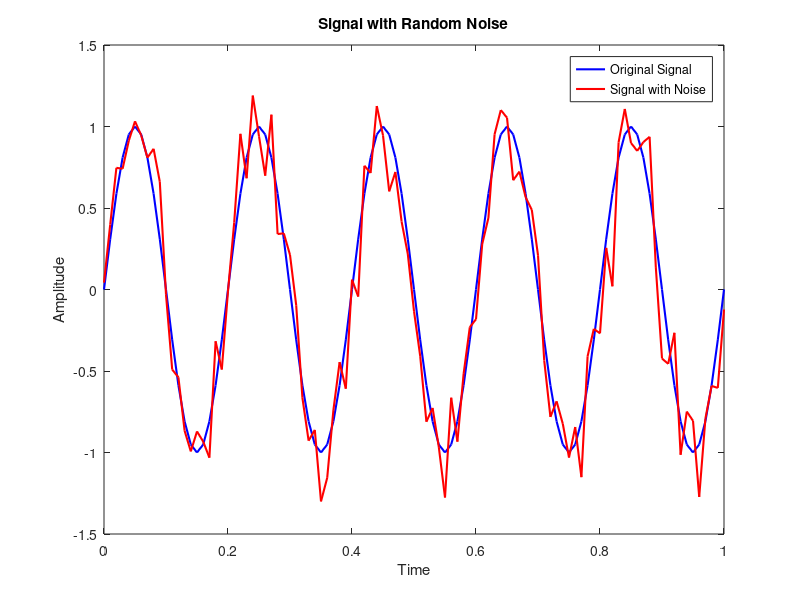
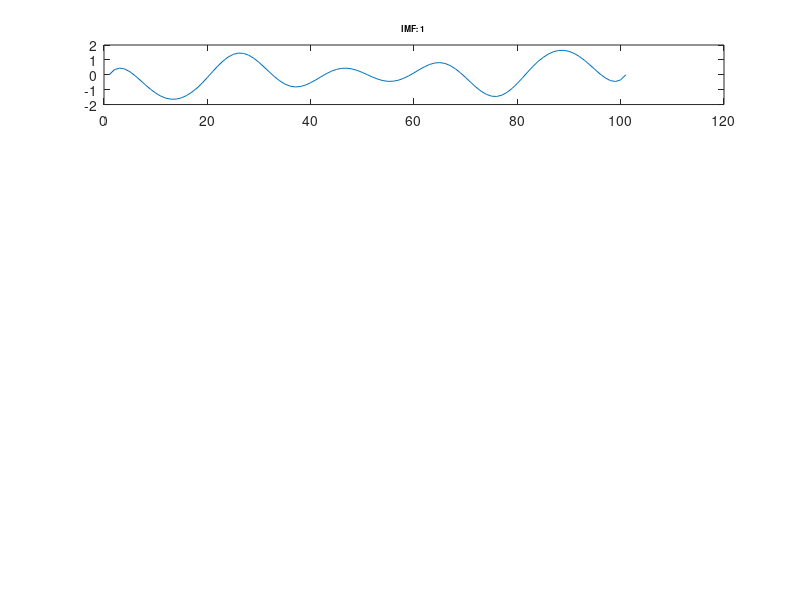

Recreate these plots in MATLAB, in order. (Note: this script raises an error after producing the figures.)
% clc;
% close all;
% clear all;
fs=125;

% load preictal50.mat;
% p=preictal;
% ptbdbnormal=ptbdbnormal';
% signal = ptbdbnormal(1,:)
% x= ptbdbnormal(1,:);
% synthetic signal

% Define your signal 'x'
t = 0:0.01:1; % Define the time axis
x = sin(2*pi*5*t); % Example signal: sine wave

% Add random noise
noise_amplitude = 0.2; % Adjust the amplitude of the noise as desired
noise = noise_amplitude * randn(size(x)); % Generate random noise
x_with_noise = x + noise; % Add noise to the signal

% Plot the original signal and the signal with noise
figure;
plot(t, x, 'b', 'LineWidth', 1.5); % Original signal in blue
hold on;
plot(t, x_with_noise, 'r', 'LineWidth', 1.5); % Signal with noise in red
legend('Original Signal', 'Signal with Noise');
xlabel('Time');
ylabel('Amplitude');
title('Signal with Random Noise');
p=x;
tic

% 
y=p;
itr=0;
count=0; 
sift_i=0;

c=sgolayfilt(y,5,33);
% for input sine wave
% c=x;
N = length(c);


% loop to decompose the input signal into successive IMF

imf = []; % Matrix which will contain the successive IMF, and the residue

while (1) % the stop criterion is tested at the end of the loop
   
 
   % inner loop to find each imf
  
%    h = c; % at the beginning of the sifting process, h is the signal

   h=c;
  
   SD = 1; % Standard deviation which will be used to stop the sifting process
   
   while SD > 0.3
      % while the standard deviation is higher than 0.3 (typical value)
      
      % find local max/min points
      d = diff(h); % approximate derivative
      maxmin = []; % to store the optima (min and max without distinction so far)
      for i=1:N-2
         if d(i)==0                       % we are on a zero
            maxmin = [maxmin, i];
         elseif sign(d(i))~=sign(d(i+1))   % we are straddling a zero so
            maxmin = [maxmin, i+1];        % define zero as at i+1 (not i)
         end
      end
      
      if size(maxmin,2) < 2 % then it is the residue
         break
      end
      
      % divide maxmin into maxes and mins
      if maxmin(1)>maxmin(2)              % first one is a max not a min
         maxes = maxmin(1:2:length(maxmin));
         mins  = maxmin(2:2:length(maxmin));
      else                                % is the other way around
         maxes = maxmin(2:2:length(maxmin));
         mins  = maxmin(1:2:length(maxmin));
      end
      
      % make endpoints both maxes and mins
      maxes = [1 maxes N];
      mins  = [1 mins  N];
      
      
      %-------------------------------------------------------------------------
      % spline interpolate to get max and min envelopes; form imf
      maxenv = spline(maxes,h(maxes),1:N);
      minenv = spline(mins, h(mins),1:N);
      
%       b=sgolayfilt(maxenv,5,33);
%       c=sgolayfilt(maxenv,5,33);
%       m=(b+c)/2;

       m = (maxenv + minenv)/2; % mean of max and min enveloppes
      
        
      prevh = h; % copy of the previous value of h before modifying it

      
      h = h- m; % substract mean to h h = h+randn(size(m))- m; 
%       figure;
%     hold on
%     plot(c);
%     plot(maxenv,'-r');
%     plot(minenv,'-r');
%     plot(m,'-k');
%     hold off;
%     pause(5);
%     close all; 
      % calculate standard deviation
      eps = 0.0000001; % to avoid zero values
      SD = sum ( ((prevh - h).^2) ./ (prevh.^2 + eps) );
    itr=itr+1;  
   end
   sift_i=itr;
   imf = [imf; h]; % store the extracted IMF in the matrix imf
   % if size(maxmin,2)<2, then h is the residue
   count=count+1;
   
   % stop criterion of the algo.
    
   if size(maxmin,2) < 2
      break
   end
  
    %new code is here
   avgn=sum(imf(:)/1024);
   
   
   c =c- h-avgn*eps;
  
   % substract the extracted IMF from the signal

end

toc


figure;
fig=figure;
for ii=1:count
    
  subplot(count,1,ii);
  plot(imf(ii,:));
  title(sprintf("IMF: %d",ii),'FontSize', 6);
han=axes(fig,'visible','off'); 
han.Title.Visible='on';
han.XLabel.Visible='on';
han.YLabel.Visible='on';
ylabel(han,'Frequency');
xlabel(han,'Time');
title(han,'IMFs generated by Go-EMD');    
end
finalitr=itr;


%code for PSD
% Fs=125;
% p=imf(:,1)';
% [Pxx,F] = periodogram(p,rectwin(length(p)),length(p),Fs);
%  delta1 = bandpower(Pxx,F,[0 4],'psd');
%  theta1=bandpower(Pxx,F,[4 8],'psd');
%  alpha1 = bandpower(Pxx,F,[8 12],'psd');
%  beta1=bandpower(Pxx,F,[12 35],'psd');
%  gamma1=bandpower(Pxx,F,[35 70],'psd');
%  p=imf(:,2)';
% [Pxx,F] = periodogram(p,rectwin(length(p)),length(p),Fs);
%  delta2 = bandpower(Pxx,F,[0 4],'psd');
%  theta2=bandpower(Pxx,F,[4 8],'psd');
%  alpha2 = bandpower(Pxx,F,[8 12],'psd');
%  beta2=bandpower(Pxx,F,[12 35],'psd');
%  gamma2=bandpower(Pxx,F,[35 70],'psd');
%  p=imf(:,3)';
% [Pxx,F] = periodogram(p,rectwin(length(p)),length(p),Fs);
%  delta3 = bandpower(Pxx,F,[0 4],'psd');
%  theta3=bandpower(Pxx,F,[4 8],'psd');
%  alpha3 = bandpower(Pxx,F,[8 12],'psd');
%  beta3=bandpower(Pxx,F,[12 35],'psd');
%  gamma3=bandpower(Pxx,F,[35 70],'psd');
%  p=imf(:,4)';
% [Pxx,F] = periodogram(p,rectwin(length(p)),length(p),Fs);
% delta4 = bandpower(Pxx,F,[0 4],'psd');
%  theta4=bandpower(Pxx,F,[4 8],'psd');
%  alpha4 = bandpower(Pxx,F,[8 12],'psd');
%  beta4=bandpower(Pxx,F,[12 35],'psd');
%  gamma4=bandpower(Pxx,F,[35 70],'psd');
% p=imf(:,5)';
% [Pxx,F] = periodogram(p,rectwin(length(p)),length(p),Fs);
% delta5 = bandpower(Pxx,F,[0 4],'psd');
%  theta5=bandpower(Pxx,F,[4 8],'psd');
%  alpha5 = bandpower(Pxx,F,[8 12],'psd');
%  beta5=bandpower(Pxx,F,[12 35],'psd');
%  gamma5=bandpower(Pxx,F,[35 70],'psd');
 

rs = sum(imf);

%code for reconstruction signal
 figure;
plot(t, x, 'b', 'LineWidth', 1.5); % Original signal in blue
hold on;
plot(t, rs, 'r', 'LineWidth', 1.5); % Signal with noise in red
legend('Original Signal', 'Reconstructed signal by Go-EMD');
xlabel('Time');
ylabel('Amplitude');
title('Signal reconstruction');

hold off;
% RMSE and NMSE
% ---------------------

rmse_val = rmse(p', rs);
nmse_val = calNMSE(p', rs);

disp(strcat("RMSE GoEMD: ", num2str(rmse_val)));
disp(strcat("NMSE GoEMD: ", num2str(nmse_val)));
%%% code for SNR
 r = snr(p', rs);
 disp(strcat("SNR GoEMD: ", num2str(r)));
  % SSIM
ss = ssim(x, rs);
 % CC
cc = corrcoef(x, rs);
disp(strcat("CC GoEMD: ", num2str(cc)));
disp(strcat("SSIM GoEMD: ", num2str(ss)));